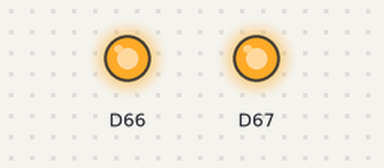
Bench run of a sketch on a simulated Arduino Due. Shown: output pins drawn as LEDs (lit = HIGH).

Above: at 0.29 s.
Timing chart, 0 to 1.8 s (numbered marks = the images above):
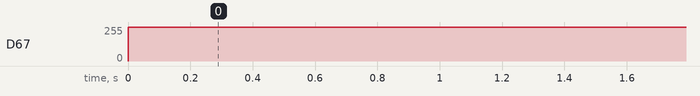

Measured:
- by itself, D67: 0/255 → 255/255 at 0.00 s

The sketch:

Attraktor.ino
```cpp
#include "FixedPoint.h"

const FixedPoint a = 10.0;
const FixedPoint b = 28.0;
const FixedPoint c = 8/3.0;
const FixedPoint dt = 0.002;

const FixedPoint x_scale  = 70.0;
const FixedPoint x_offset = 2048.0;
const FixedPoint z_scale  = x_scale;
const FixedPoint z_offset = 0.0;

FixedPoint x = 0.0;
FixedPoint y = 20.0;
FixedPoint z = 25.0;

void setup() {
    dac_init();
}

void loop() {

    FixedPoint xt = x + dt * (a * (y - x));
    FixedPoint yt = y + dt * (x * (b - z) - y);
    FixedPoint zt = z + dt * (x * y - c * z);

    x = xt;
    y = yt;
    z = zt;

    uint16_t xd = x * x_scale + x_offset;
    uint16_t zd = z * z_scale + z_offset;

    dac_write(xd, zd);
}
```

DAC.ino
```cpp
#include <SPI.h>

#if defined(ARDUINO_AVR_UNO)
const int CS = 2;
const int LDAC = 3;
#endif

void dac_init(void) {
#if defined(ARDUINO_SAM_DUE)
    analogWriteResolution(12);
#else
    SPI.begin();

    pinMode(CS, OUTPUT);
    digitalWrite(CS, HIGH);

    pinMode(LDAC, OUTPUT);
    digitalWrite(LDAC, HIGH);
#endif
}

void dac_write(uint16_t channelA, uint16_t channelB)
{
#if defined(ARDUINO_SAM_DUE)
    analogWrite(DAC0, map(0, (1<<12), 0, UINT16_MAX, channelA));
    analogWrite(DAC1, map(0, (1<<12), 0, UINT16_MAX, channelB));
#else
    channelA = 0x7000 | channelA >> 4;
    channelB = 0xF000 | channelB >> 4;

    digitalWrite(CS, LOW);

    SPI.transfer((uint8_t)(channelA >> 8));
    SPI.transfer((uint8_t)(channelA));

    digitalWrite(CS, HIGH);


    digitalWrite(CS, LOW);

    SPI.transfer((uint8_t)(channelB >> 8));
    SPI.transfer((uint8_t)(channelB));

    digitalWrite(CS, HIGH);

    digitalWrite(LDAC, LOW);
    digitalWrite(LDAC, HIGH);
#endif
}
```

FixedPoint.h
```cpp
#include <stdint.h>

class FixedPoint {
private:
    typedef int32_t T;
    typedef int64_t T2;
    const unsigned precision = 20;
    T value;
public:

    FixedPoint() : value(0) {}
    FixedPoint(const FixedPoint& x) : value (x.value) {}
    FixedPoint(int x) : value (x * (1<<precision)) {}
    FixedPoint(float x) : value (x * (1<<precision)) {}
    FixedPoint(double x) : value (x * (1<<precision)) {}

    operator int() { return value >> precision; }

    /* Assignment */
    FixedPoint& operator = (const int& x) {
        value = ((T)x) << precision;
        return * this;
    }
    FixedPoint& operator = (const float& x) {
        value = ((T)x) << precision;
        return * this;
    }
    FixedPoint& operator = (const double& x) {
        value = ((T)x) << precision;
        return * this;
    }
    FixedPoint& operator = (const FixedPoint& x) {
        value = x.value;
        return * this;
    }

    /* Addition */
    FixedPoint& operator += (const FixedPoint& x) {
        value += x.value;
        return *this;
    }
    FixedPoint operator + (const FixedPoint& x) const {
        FixedPoint result(*this);
        return result += x;
    }

    /* Subtraction */
    FixedPoint& operator -= (const FixedPoint& x) {
        value -= x.value;
        return *this;
    }
    FixedPoint operator - (const FixedPoint& x) const {
        FixedPoint result(*this);
        return result -= x;
    }

    /* Multiplication */
    FixedPoint& operator *= (const FixedPoint& x) {
        value = ((T2)value * (T2)x.value) >> precision;
        return *this;
    }
    FixedPoint operator * (const FixedPoint& x) const {
        FixedPoint result(*this);
        return result *= x;
    }

    /* Division */
    FixedPoint& operator /= (const FixedPoint& x) {
        value = ((T2)value << precision) / (T2)x.value;
        return *this;
    }
    FixedPoint operator / (const FixedPoint& x) const {
        FixedPoint result(*this);
        return result /= x;
    }
};
```
